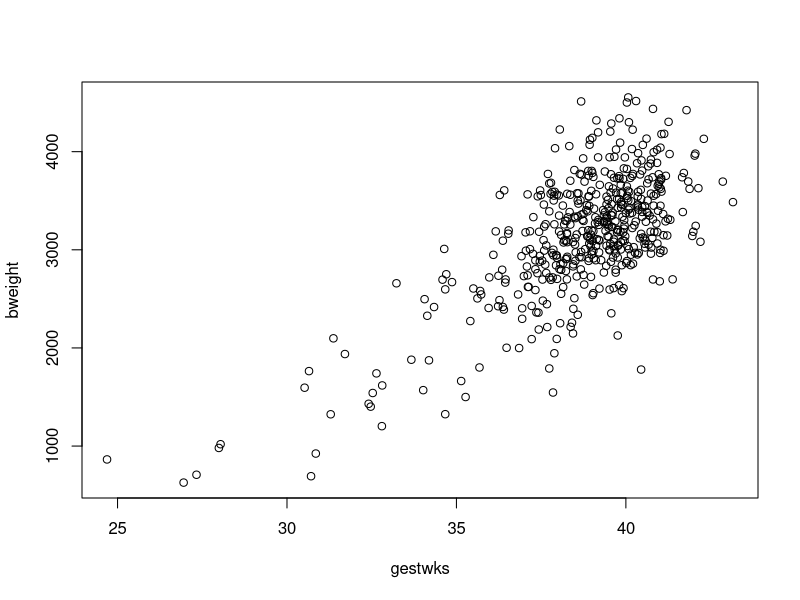
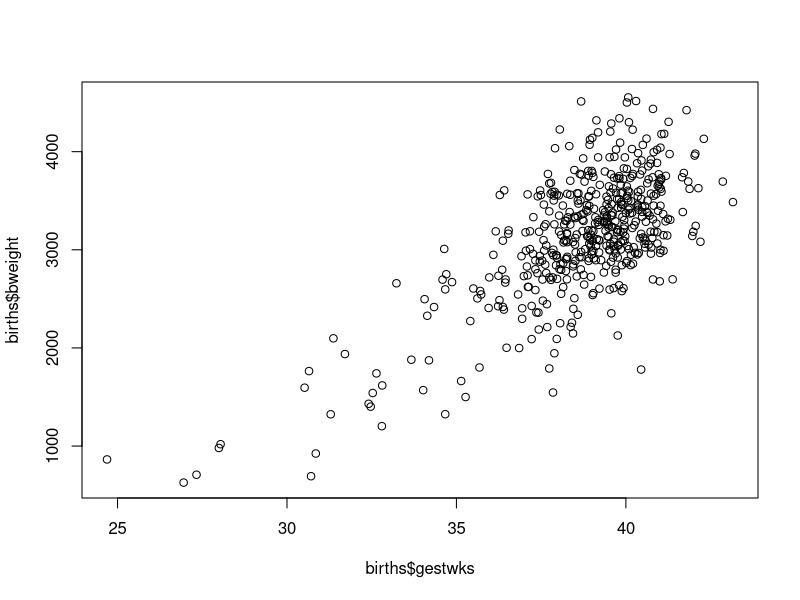
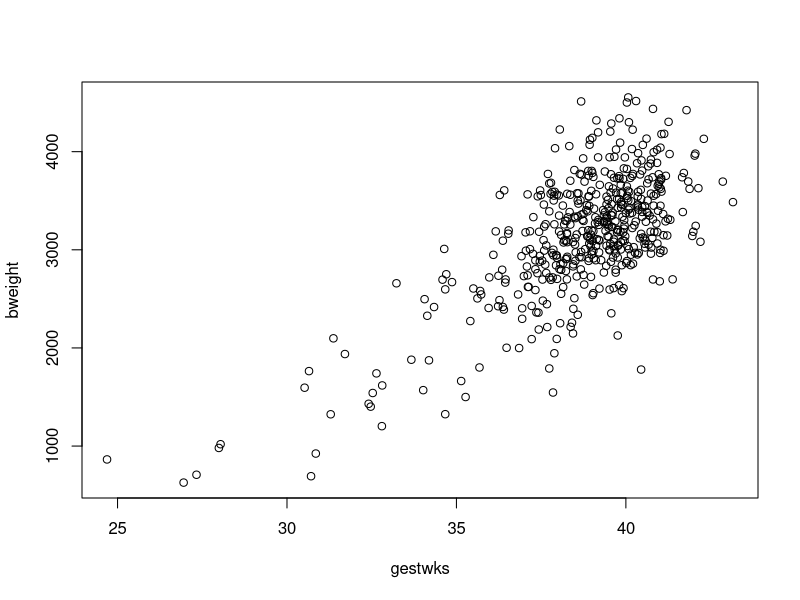
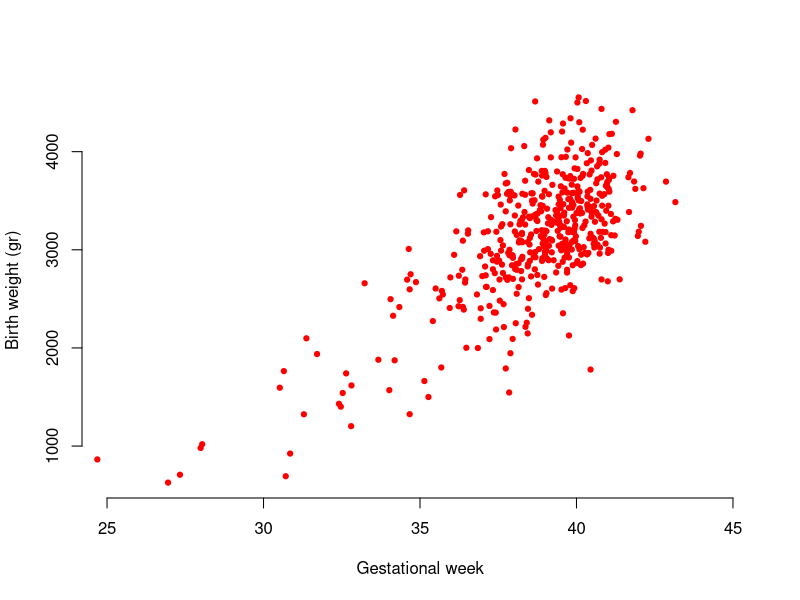
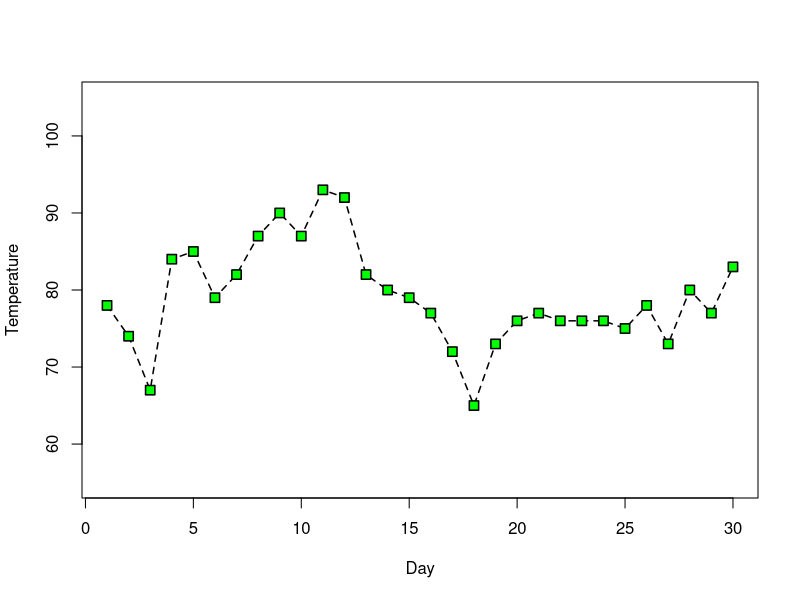
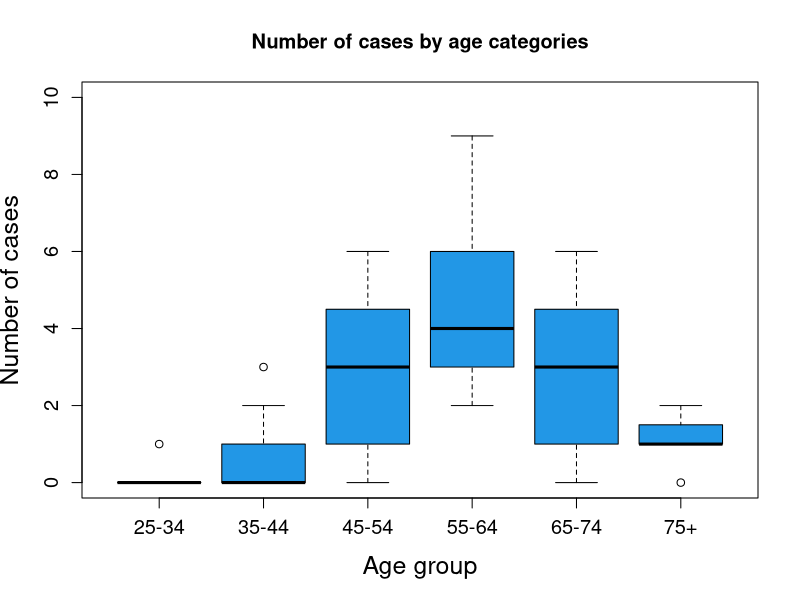
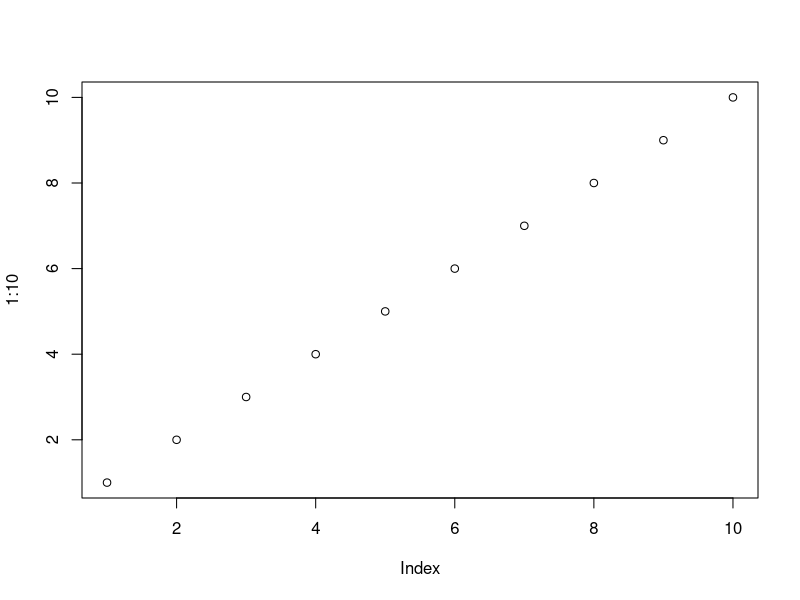
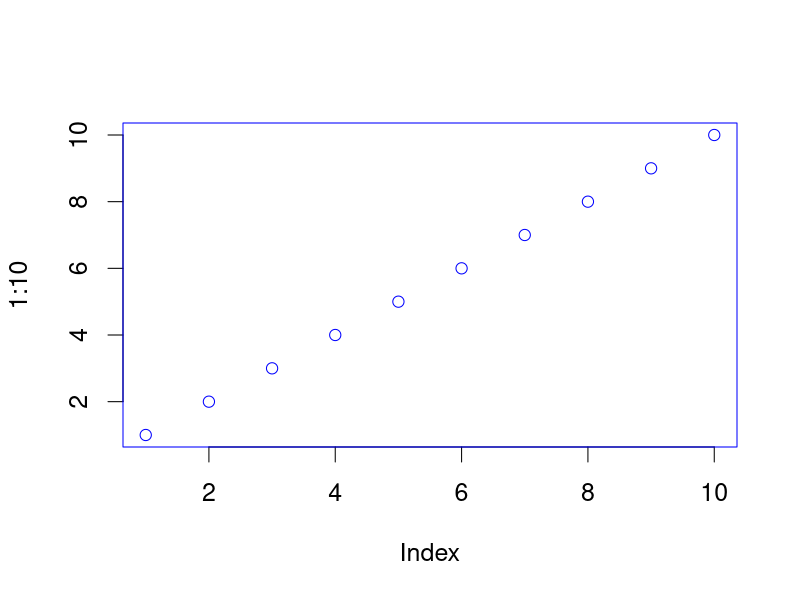

These charts were generated, in order, by the following R code:
# THE PLOT FUNCTION

# the plot functions: two different usages and syntaxes
# elementary or high-level

# install the package Epi
#install.packages("Epi")

# load the package Epi and dataframe births
library(Epi)
data(births)

# an example with the births dataset: a scatter plot
plot(bweight~gestwks, data=births)

# alternative usage with x and y syntax
plot(births$gestwks, births$bweight)
with(births, plot(gestwks, bweight))

# changing the features of the scatter plot
plot(bweight~gestwks, data=births, xlab="Gestational week", ylab="Birth weight (gr)",
     xlim=c(25,45), pch=19, frame.plot=FALSE, col="red", cex=0.7)

# another example with a the scatter plot
plot(Temp ~ Day, data=subset(airquality, Month==6), type="o", ylab="Temperature",
     ylim=c(55,105), lty=2, lwd=1.5, pch=22, bg="green", cex=1.4)

# improving the scatter plot
plot(ncases~agegp, data=esoph, xlab="Age group", ylab="Number of cases", ylim=c(0,10),
     col=4, cex.axis=1.2, cex.lab=1.5, main="Number of cases by age categories")

# set of pre-define colours using a palette
palette()

# pre-defined set of graphical parameters
par(c("cex","col"))

# permanent changes to graphical parameters
plot(1:10)
par(cex=1.5, col="blue")
plot(1:10)
# close the graphic device to reset the parameters, or:
par(cex=1, col="black")

# other high-level functions: an histogram
hist(births$bweight, breaks=20, col=2, xlab="Birth weight (gr)", main="An histogram")

# a QQ-plot
qqnorm(births$bweight)

# a bar plot
barplot(table(births$lowbw), horiz=TRUE, las=1, xlab="Frequency", 
        ylab="Number of gears", main="A bar plot")

# a bar plot
pie(table(births$lowbw), col=2:4, main="A pie chart")

# a box plot
boxplot(ncases~agegp, data=esoph, xlab="Age group", ylab="Number of cases", 
        ylim=c(0,10), col=4, boxwex=0.5, main="A box plot")

# an example of layout
layout(t(1:3))
barplot(table(births$lowbw), horiz=TRUE, las=1, xlab="Frequency", 
        ylab="Number of gears", main="A bar plot")
hist(births$bweight, breaks=20, col=2, xlab="Birth weight (gr)", main="An histogram")
boxplot(ncases~agegp, data=esoph, xlab="Age group", ylab="Number of cases", 
        ylim=c(0,10), col=4, boxwex=0.5, main="A box plot")
layout(1)
